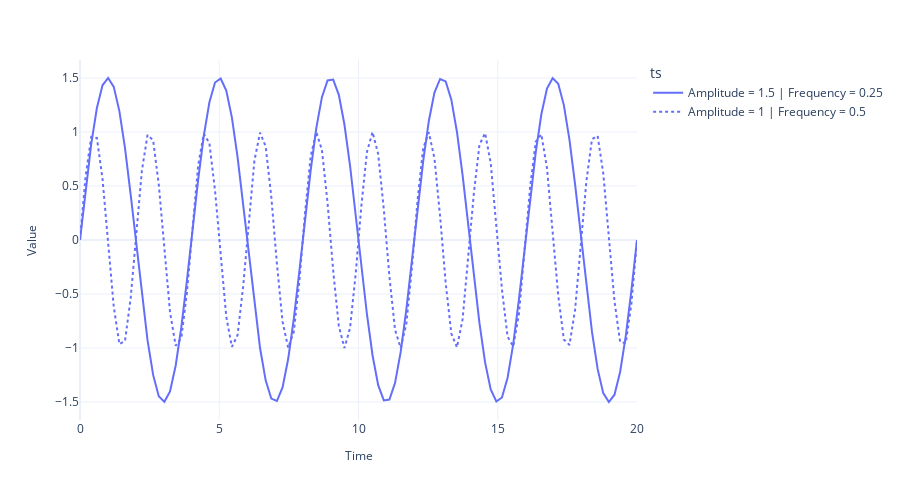

Notebook code cell kept with this figure:
### Code cell
fig = plot_time_series(regular_time_samples, 
                 [samples_1, samples_2], 
                 "", 
                 legends=["Amplitude = 1.5 | Frequency = 0.25", "Amplitude = 1 | Frequency = 0.5"])
if SAVE_FIGURES:
    fig.write_image("imgs/chapter_1/sinusoidal_waves.png")
fig.show()
